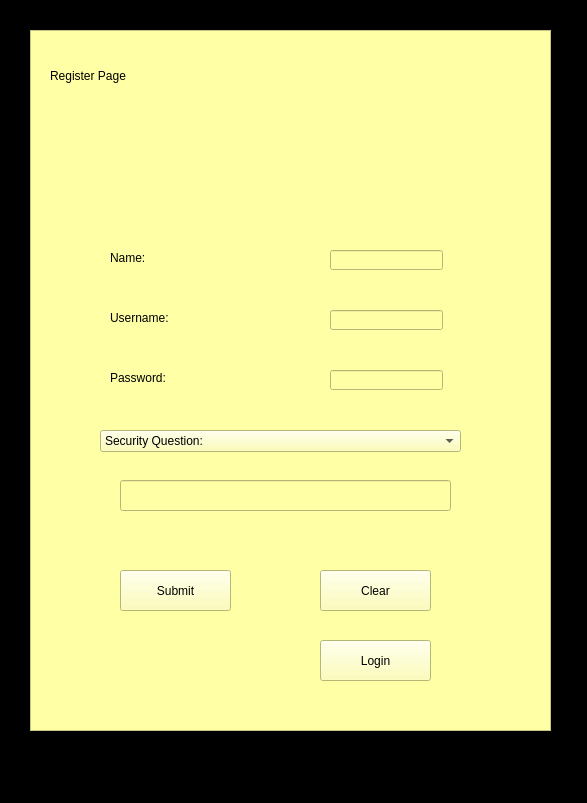
<?xml version="1.0" encoding="UTF-8"?>
<ui version="4.0">
 <class>registerPage</class>
 <widget class="QMainWindow" name="registerPage">
  <property name="geometry">
   <rect>
    <x>0</x>
    <y>0</y>
    <width>587</width>
    <height>803</height>
   </rect>
  </property>
  <property name="windowTitle">
   <string>MainWindow</string>
  </property>
  <property name="styleSheet">
   <string notr="true">background-color: rgb(0, 0, 0);</string>
  </property>
  <widget class="QWidget" name="centralwidget">
   <widget class="QFrame" name="frame">
    <property name="geometry">
     <rect>
      <x>30</x>
      <y>30</y>
      <width>521</width>
      <height>701</height>
     </rect>
    </property>
    <property name="styleSheet">
     <string notr="true">background-color: rgb(255, 255, 166);</string>
    </property>
    <property name="frameShape">
     <enum>QFrame::StyledPanel</enum>
    </property>
    <property name="frameShadow">
     <enum>QFrame::Plain</enum>
    </property>
    <widget class="QLabel" name="lblname">
     <property name="geometry">
      <rect>
       <x>80</x>
       <y>220</y>
       <width>151</width>
       <height>16</height>
      </rect>
     </property>
     <property name="styleSheet">
      <string notr="true">font: 75 17pt &quot;MS Serif&quot;;</string>
     </property>
     <property name="text">
      <string>Name:</string>
     </property>
    </widget>
    <widget class="QLineEdit" name="txtname">
     <property name="geometry">
      <rect>
       <x>300</x>
       <y>220</y>
       <width>113</width>
       <height>20</height>
      </rect>
     </property>
    </widget>
    <widget class="QLineEdit" name="txtusername">
     <property name="geometry">
      <rect>
       <x>300</x>
       <y>280</y>
       <width>113</width>
       <height>20</height>
      </rect>
     </property>
    </widget>
    <widget class="QPushButton" name="btnclear">
     <property name="geometry">
      <rect>
       <x>290</x>
       <y>540</y>
       <width>111</width>
       <height>41</height>
      </rect>
     </property>
     <property name="text">
      <string>Clear</string>
     </property>
    </widget>
    <widget class="QLabel" name="lblusername">
     <property name="geometry">
      <rect>
       <x>80</x>
       <y>280</y>
       <width>151</width>
       <height>16</height>
      </rect>
     </property>
     <property name="styleSheet">
      <string notr="true">font: 75 17pt &quot;MS Serif&quot;;</string>
     </property>
     <property name="text">
      <string>Username:</string>
     </property>
    </widget>
    <widget class="QPushButton" name="btnsubmit">
     <property name="geometry">
      <rect>
       <x>90</x>
       <y>540</y>
       <width>111</width>
       <height>41</height>
      </rect>
     </property>
     <property name="text">
      <string>Submit</string>
     </property>
    </widget>
    <widget class="QPushButton" name="btnlogin">
     <property name="geometry">
      <rect>
       <x>290</x>
       <y>610</y>
       <width>111</width>
       <height>41</height>
      </rect>
     </property>
     <property name="text">
      <string>Login</string>
     </property>
    </widget>
    <widget class="QLabel" name="lbltitle">
     <property name="geometry">
      <rect>
       <x>20</x>
       <y>10</y>
       <width>291</width>
       <height>71</height>
      </rect>
     </property>
     <property name="styleSheet">
      <string notr="true">font: 75 48pt &quot;Rockwell Condensed&quot;;</string>
     </property>
     <property name="text">
      <string>Register Page</string>
     </property>
    </widget>
    <widget class="QLabel" name="lbllogo">
     <property name="geometry">
      <rect>
       <x>360</x>
       <y>10</y>
       <width>151</width>
       <height>171</height>
      </rect>
     </property>
     <property name="text">
      <string/>
     </property>
     <property name="pixmap">
      <pixmap>Images/Logo.png</pixmap>
     </property>
     <property name="scaledContents">
      <bool>true</bool>
     </property>
    </widget>
    <widget class="QLabel" name="lblpassword">
     <property name="geometry">
      <rect>
       <x>80</x>
       <y>340</y>
       <width>151</width>
       <height>16</height>
      </rect>
     </property>
     <property name="styleSheet">
      <string notr="true">font: 75 17pt &quot;MS Serif&quot;;</string>
     </property>
     <property name="text">
      <string>Password:</string>
     </property>
    </widget>
    <widget class="QLineEdit" name="txtpassword">
     <property name="geometry">
      <rect>
       <x>300</x>
       <y>340</y>
       <width>113</width>
       <height>20</height>
      </rect>
     </property>
    </widget>
    <widget class="QComboBox" name="cmbsecurityAnswer">
     <property name="geometry">
      <rect>
       <x>70</x>
       <y>400</y>
       <width>361</width>
       <height>22</height>
      </rect>
     </property>
     <property name="editable">
      <bool>false</bool>
     </property>
     <property name="currentIndex">
      <number>0</number>
     </property>
     <item>
      <property name="text">
       <string>Security Question:</string>
      </property>
     </item>
     <item>
      <property name="text">
       <string>What was the name of your first pet?</string>
      </property>
     </item>
     <item>
      <property name="text">
       <string>What city were you born in?</string>
      </property>
     </item>
     <item>
      <property name="text">
       <string>What is your favourite food?</string>
      </property>
     </item>
    </widget>
    <widget class="QLineEdit" name="txtsecurityAnswer">
     <property name="geometry">
      <rect>
       <x>90</x>
       <y>450</y>
       <width>331</width>
       <height>31</height>
      </rect>
     </property>
    </widget>
   </widget>
  </widget>
  <widget class="QMenuBar" name="menubar">
   <property name="geometry">
    <rect>
     <x>0</x>
     <y>0</y>
     <width>587</width>
     <height>21</height>
    </rect>
   </property>
  </widget>
  <widget class="QStatusBar" name="statusbar"/>
 </widget>
 <resources/>
 <connections/>
</ui>
